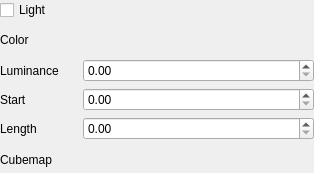
<?xml version="1.0" encoding="UTF-8"?>
<ui version="4.0">
 <class>BackgroundWidget</class>
 <widget class="QWidget" name="BackgroundWidget">
  <property name="geometry">
   <rect>
    <x>0</x>
    <y>0</y>
    <width>314</width>
    <height>173</height>
   </rect>
  </property>
  <property name="windowTitle">
   <string>Form</string>
  </property>
  <property name="locale">
   <locale language="English" country="UnitedStates"/>
  </property>
  <layout class="QVBoxLayout" name="verticalLayout">
   <property name="leftMargin">
    <number>0</number>
   </property>
   <property name="topMargin">
    <number>0</number>
   </property>
   <property name="rightMargin">
    <number>0</number>
   </property>
   <property name="bottomMargin">
    <number>0</number>
   </property>
   <item>
    <widget class="QCheckBox" name="lightCheckbox">
     <property name="text">
      <string>Light</string>
     </property>
    </widget>
   </item>
   <item>
    <layout class="QHBoxLayout" name="colorLayout">
     <item>
      <widget class="QLabel" name="colorLabel">
       <property name="sizePolicy">
        <sizepolicy hsizetype="Preferred" vsizetype="Preferred">
         <horstretch>1</horstretch>
         <verstretch>0</verstretch>
        </sizepolicy>
       </property>
       <property name="text">
        <string>Color</string>
       </property>
      </widget>
     </item>
    </layout>
   </item>
   <item>
    <layout class="QHBoxLayout" name="luminanceLayout">
     <item>
      <widget class="QLabel" name="luminanceLabel">
       <property name="sizePolicy">
        <sizepolicy hsizetype="Preferred" vsizetype="Preferred">
         <horstretch>1</horstretch>
         <verstretch>0</verstretch>
        </sizepolicy>
       </property>
       <property name="text">
        <string>Luminance</string>
       </property>
      </widget>
     </item>
     <item>
      <widget class="QDoubleSpinBox" name="luminanceSpin">
       <property name="sizePolicy">
        <sizepolicy hsizetype="Minimum" vsizetype="Fixed">
         <horstretch>3</horstretch>
         <verstretch>0</verstretch>
        </sizepolicy>
       </property>
       <property name="singleStep">
        <double>0.100000000000000</double>
       </property>
      </widget>
     </item>
    </layout>
   </item>
   <item>
    <layout class="QHBoxLayout" name="startLayout">
     <item>
      <widget class="QLabel" name="startLabel">
       <property name="sizePolicy">
        <sizepolicy hsizetype="Preferred" vsizetype="Preferred">
         <horstretch>1</horstretch>
         <verstretch>0</verstretch>
        </sizepolicy>
       </property>
       <property name="text">
        <string>Start</string>
       </property>
      </widget>
     </item>
     <item>
      <widget class="QDoubleSpinBox" name="startSpin">
       <property name="sizePolicy">
        <sizepolicy hsizetype="Minimum" vsizetype="Fixed">
         <horstretch>3</horstretch>
         <verstretch>0</verstretch>
        </sizepolicy>
       </property>
       <property name="maximum">
        <double>999.990000000000009</double>
       </property>
       <property name="singleStep">
        <double>10.000000000000000</double>
       </property>
      </widget>
     </item>
    </layout>
   </item>
   <item>
    <layout class="QHBoxLayout" name="lengthLayout">
     <item>
      <widget class="QLabel" name="lengthLabel">
       <property name="sizePolicy">
        <sizepolicy hsizetype="Preferred" vsizetype="Preferred">
         <horstretch>1</horstretch>
         <verstretch>0</verstretch>
        </sizepolicy>
       </property>
       <property name="text">
        <string>Length</string>
       </property>
      </widget>
     </item>
     <item>
      <widget class="QDoubleSpinBox" name="lengthSpin">
       <property name="sizePolicy">
        <sizepolicy hsizetype="Minimum" vsizetype="Fixed">
         <horstretch>3</horstretch>
         <verstretch>0</verstretch>
        </sizepolicy>
       </property>
       <property name="maximum">
        <double>999.990000000000009</double>
       </property>
      </widget>
     </item>
    </layout>
   </item>
   <item>
    <layout class="QVBoxLayout" name="cubemapLayout">
     <property name="spacing">
      <number>0</number>
     </property>
     <item>
      <widget class="QLabel" name="cubemapLabel">
       <property name="text">
        <string>Cubemap</string>
       </property>
      </widget>
     </item>
    </layout>
   </item>
  </layout>
 </widget>
 <resources/>
 <connections/>
</ui>
